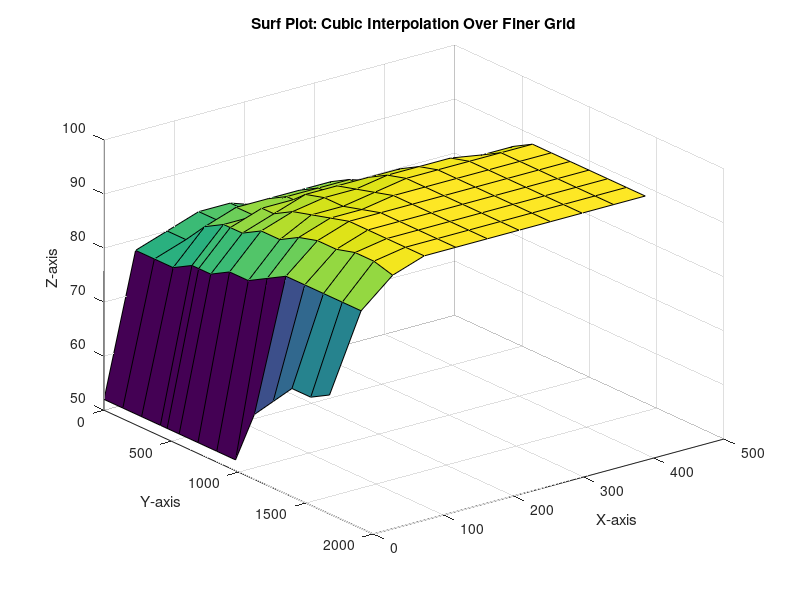

Source code (MATLAB):
close all
Data2 = load("eff_map.mat");
torque = Data2.torque;
speed = Data2.speed;
eff = Data2.eff;
% Define the function you want to plot
[x, y] = meshgrid(torque,speed); % Create a grid of x and y values

% Plot the contour plot
figure
surf(x,y,eff);

% Reverse y-axis
set(gca, 'YDir', 'reverse');

% Label axes and add title
xlabel('X-axis');
ylabel('Y-axis');
zlabel('Z-axis');
title('Surf Plot: Cubic Interpolation Over Finer Grid');